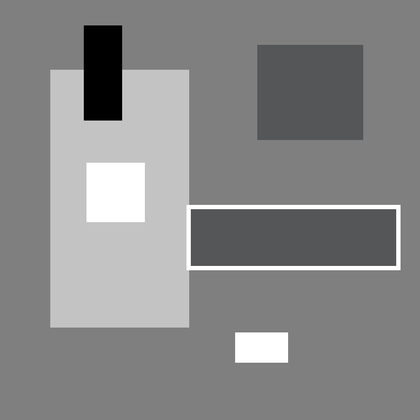
%> input picture data/originals/Synthetic Images/testimage_3.png, 420 x 420 px, shrunk from 777 x 777 before the run
$ octave edge_preservation_index.m   (GNU Octave 9; MATLAB toolbox functions it lacks are replaced by stand-ins)
%> lines starting %> are read from the running program, lines starting %| are printed output that depends on the picture
clc;
clear all;
% if ~exist('offset')
   offset=0;
%    fprintf(1,'PLEASE SET OFFSET. e.g. offset=0.01;');
% end
I1=imread('testimage_3.png');
%> I1 is the input picture: size 420x420x3 uint8; mean R, G, B 136.1, 136.3, 136.6
I1=rgb2gray(I1);
%> I1: size 420x420 uint8

ImL = im2double(I1);
I=imnoise(I1,'speckle',0.01);

  % Second Derivative (Laplacian)
ImAux = single(padarray(ImL,[1 1],'symmetric','both'));
[height weight] = size(ImL);
%> height = 420; weight = 420

Ixx = single(ImAux(2:height+1,3:weight+2) - 2*ImL + ImAux(2:height+1,1:weight));   % East-West
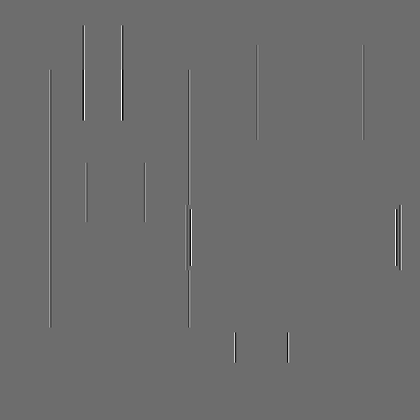
%> Ixx: size 420x420 single; min -0.49, max 0.655, mean 1.29e-10; drawn with min black and max white
Iyy = single(ImAux(3:height+2,2:weight+1) - 2*ImL + ImAux(1:height,2:weight+1));   % South-North
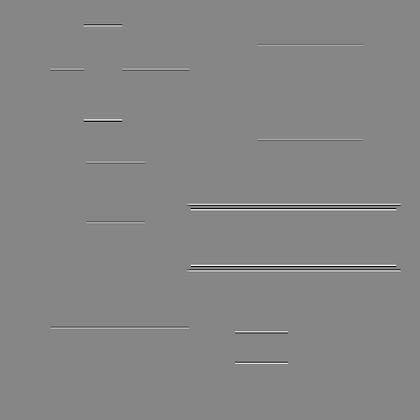
%> Iyy: size 420x420 single; min -0.612, max 0.549, mean 1.36e-10; drawn with min black and max white
Ixy = single(1/4*(ImAux(1:height,3:weight+2)+ImAux(3:height+2,1:weight)-ImAux(1:height,1:weight)-ImAux(3:height+2,3:weight+2)));
HPg = Ixx+Iyy+Ixy;

clear ImL;
clear ImAux;

ImL = im2double(I);

  % Second Derivative (Laplacian)
ImAux = single(padarray(ImL,[1 1],'symmetric','both'));
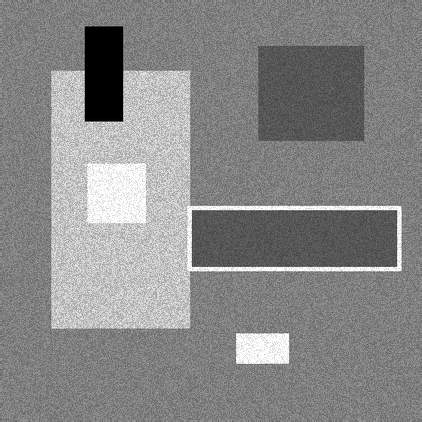
%> ImAux: size 422x422 single; min 0, max 1, mean 0.532
[height weight] = size(ImL);
Ixx = single(ImAux(2:height+1,3:weight+2) - 2*ImL + ImAux(2:height+1,1:weight));   % East-West
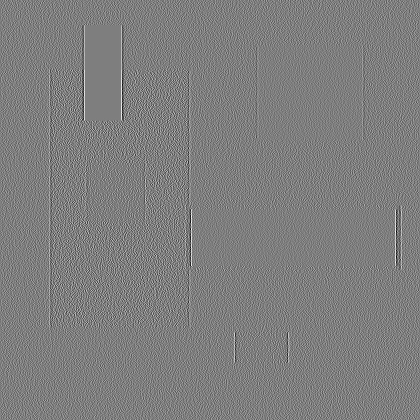
%> Ixx: size 420x420 single; min -0.831, max 0.843, mean 9.78e-11; drawn with min black and max white
Iyy = single(ImAux(3:height+2,2:weight+1) - 2*ImL + ImAux(1:height,2:weight+1));   % South-North
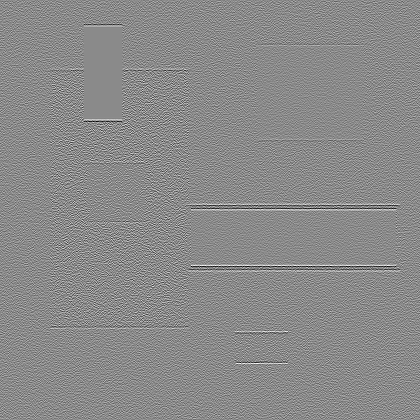
%> Iyy: size 420x420 single; min -0.827, max 0.698, mean 1.18e-10; drawn with min black and max white
Ixy = single(1/4*(ImAux(1:height,3:weight+2)+ImAux(3:height+2,1:weight)-ImAux(1:height,1:weight)-ImAux(3:height+2,3:weight+2)));
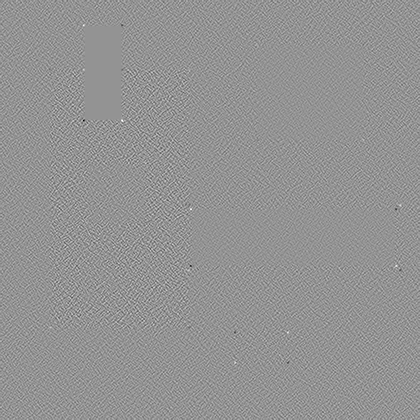
%> Ixy: size 420x420 single; min -0.285, max 0.208, mean -2.89e-07; drawn with min black and max white
HPf = Ixx+Iyy+Ixy;

clear ImL; clear Ixx; clear Iyy; clear Ixy;
clear ImAux;


aHPg = mean(HPg(:));
%> aHPg = 4.4e-10
aHPf = mean(HPf(:));
%> aHPf = -2.89e-07

dg = HPg - aHPg;
df = HPf - aHPf;

clear HPg; clear HPf;
clear aHPg; clear aHPf;


for h=1:height
    for w=1:weight

        if(dg(h,w)>-offset && dg(h,w)<offset)
            dg(h,w)=0;
        end

        if(df(h,w)>-offset && df(h,w)<offset)
            df(h,w)=0;
        end

    end
end


Db1 = sum(sum(dg.*df));
%> Db1 = 635.4
Db2 = sum(sum(dg.*dg));
%> Db2 = 664
Db3 = sum(sum(df.*df));
%> Db3 = 10883.3

Bmetric = Db1./(sqrt(Db2*Db3)+eps);     % As defined by [1]
%> Bmetric = 0.236

$ run again, with data/originals/Synthetic Images/testimage_2.png copied over data/originals/Synthetic Images/testimage_3.png
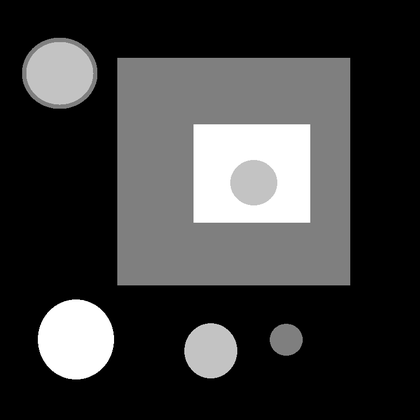
%> input picture data/originals/Synthetic Images/testimage_2.png, 420 x 420 px, shrunk from 777 x 777 before the run
%> I1 is the input picture: size 420x420x3 uint8; min 0, max 255, mean 60.3
%> I1: size 420x420 uint8
%> `Ixx = single(ImAux(2:height+1,3:weight+2) - 2*ImL + ImAux(2:height+1,1..`:
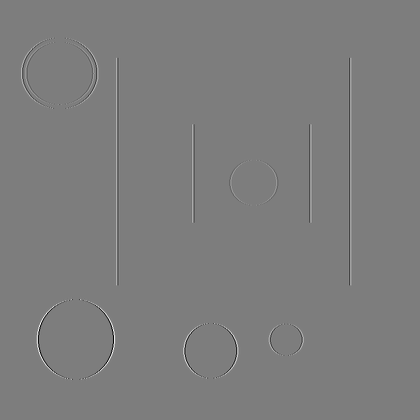
%> Ixx: size 420x420 single; min -0.933, max 0.957, mean 3.34e-11; drawn with min black and max white
%> `Iyy = single(ImAux(3:height+2,2:weight+1) - 2*ImL + ImAux(1:height,2:w..`:
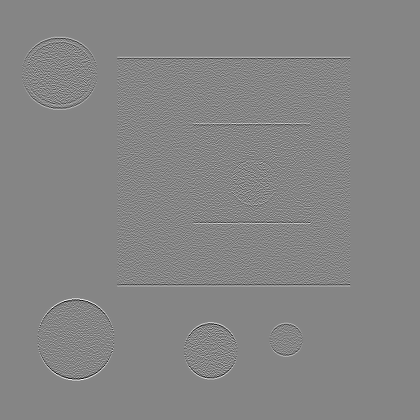
%> Iyy: size 420x420 single; min -1.07, max 0.965, mean 6.89e-11; drawn with min black and max white
%> aHPg = 2.1e-12
%> aHPf = 7.97e-11
%> Db1 = 1027.1
%> Db2 = 1043.6
%> Db3 = 5011.6
%> Bmetric = 0.449
